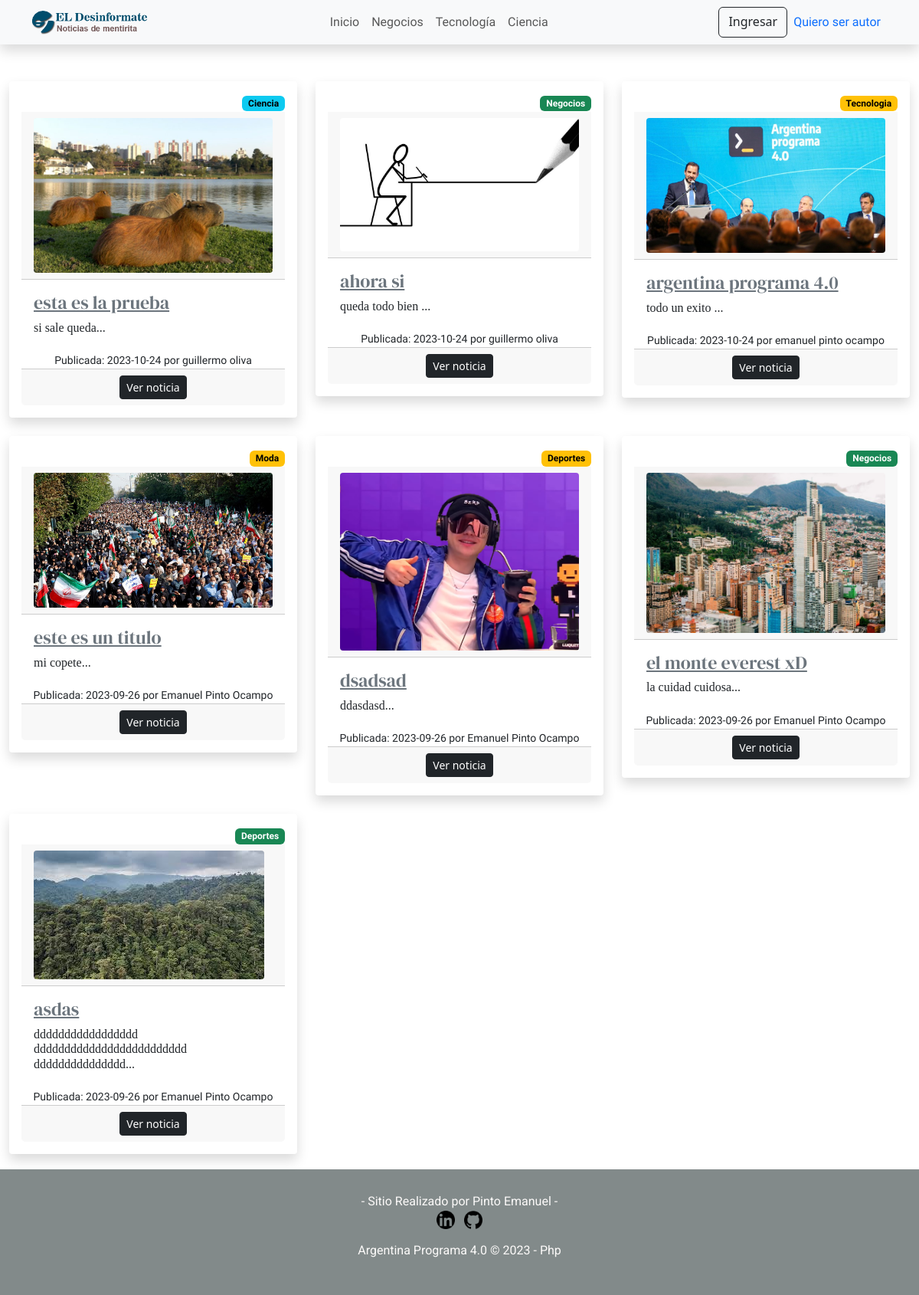
Screenshot of /noticias/ with the database file from the repository.
### tables this page shows
CREATE TABLE `news` (
  `id_noticia` int(11) NOT NULL,
  `id_usuario` int(11) NOT NULL,
  `titulo` text NOT NULL,
  `copete` text NOT NULL,
  `cuerpo` text NOT NULL,
  `imagen` varchar(255) NOT NULL,
  `fecha` date NOT NULL,
  `categoria` varchar(30) NOT NULL
);

### noticias/index.php (the view, shortened to what this page needs)
<?php
extract($_REQUEST);
require("../backend/conexion.php");
$categoria = isset($_GET['categoria']) ? $_GET['categoria'] : '';
if (!empty($categoria)) {
    $instruccion = "
    SELECT news.*, CONCAT(usuarios.nombre, ' ', usuarios.apellido) AS autor
    FROM news
    INNER JOIN usuarios ON news.id_usuario = usuarios.id_usuario
    WHERE news.categoria = '$categoria'
    ORDER BY fecha DESC
    ";
} else {
    $instruccion = "
    SELECT news.*, CONCAT(usuarios.nombre, ' ', usuarios.apellido) AS autor
    FROM news
    INNER JOIN usuarios ON news.id_usuario = usuarios.id_usuario
    ORDER BY fecha DESC
    LIMIT 10
    ";
}
$resultados = $conexion->query($instruccion);
$noticias = $resultados->fetchAll(PDO::FETCH_ASSOC);
?>
<!DOCTYPE html>
<html lang="es">
<head>
    <link rel="stylesheet" href="../estaticos/css/style.css">
    <link href="https://cdn.jsdelivr.net/npm/bootstrap@5.3.2/dist/css/bootstrap.min.css" rel="stylesheet"
>
</head>
<body>
    <div class="">
        <?php require("menu.php"); ?>
    </div>
    <div class="container-fluid">
        <div class="row row-cols-1 row-cols-md-3 g-4">
            <?php foreach ($noticias as $indice => $noticia): ?>
                <?php if ($indice >= 0): ?>
                    <?php
                    $categoria = strtolower($noticia['categoria']);
                    if ($categoria == 'ciencia') {
                        $bg_body = 'text-bg-info';
                    } elseif ($categoria == 'negocios') {
                        $bg_body = 'text-bg-success';
                    } elseif ($categoria == 'tecnologia') {
                        $bg_body = 'text-bg-warning';
                    }
                    ?>
                    <div class="col">
                        <div class="card p-3 shadow  border-0 rounded-1">
                            <a class=" text-end" href="index.php?categoria=<?= $noticia['categoria'] ?>">
                                <span class="badge <?= $bg_body ?>">
                                    <?= $noticia['categoria'] ?>
                                </span>
                            </a>
                            <div class="justify-content-center align-items-center card-header">
                                <img src="../imagenes/subidas/<?= $noticia['imagen']; ?>" class="img-fluid rounded-1"
                                    alt="Imagen de la tarjeta">
                            </div>
                            <div class="card-body">
                                <a href="../backend/ver_noticia.php?id=<?= $noticia['id_noticia']; ?>"
                                    class="card-title link-secondary mb-1">
                                    <h4>
                                        <?= $noticia['titulo']; ?>
                                    </h4>
                                </a>
                                <h6 class="card-text mb-1">
                                    <?= substr($noticia['copete'], 0, 100); ?>...
                                </h6>
                            </div>
                            <div class="text-center">
                                <small>
                                    Publicada:
                                    <?= $noticia['fecha']; ?>
                                </small>
                                <small>
                                    por
                                    <?= $noticia['autor'] ?>
                                </small>
                            </div>
                            <div class="card-footer text-left">
                                <div class="text-center">
                                    <a href="../backend/ver_noticia.php?id=<?= $noticia['id_noticia']; ?>"
                                        class="btn btn-sm btn-dark" role="button">Ver noticia</a>
                                </div>
                            </div>
                        </div>
                    </div>
                <?php endif ?>
            <?php endforeach; ?>
        </div>
    </div>
    <footer>
            <p> - Sitio Realizado por Pinto Emanuel - <br>
                <a href="https://www.linkedin.com/in/emanuel-pinto-54803a23b/"><img class="icon" src= "../imagenes/logos/linkedin.png" alt="icono de linkedin"></a>&nbsp;&nbsp;
                <a href="https://github.com/pintoema522"><img class="icon" src="../imagenes/logos/github.png" alt="icono de github"></a><br>
            <p>Argentina Programa 4.0 © 2023 - Php </p>
        </footer>
</body>
</html>

### estaticos/css/style.css (style rules this page uses)
:root { --font-dm: 'DM Serif Display', serif; --font-instrument: 'Instrument Serif', serif; --font-news: 'News Cycle', sans-serif; --font-roboto: 'Roboto', sans-serif; }
html { font-family: var(--font-roboto); }
h1, h2, h3, h4 { font-family: var(--font-dm); }
h5, h6 { font-family: var(--font-instrument); }
a, button, small { font-family: var(--font-news); }
p { font-family: var(--font-roboto); }
footer { background-color: rgb(130, 138, 138); color: #fcfaf9; padding: 30px 30px; margin-top: 20px; text-align: center; }
.icon { width: 24px; height: 24px; }

### rows the page displays
news: categoria "Ciencia", imagen (picture), titulo "esta es la prueba", copete "si sale queda", fecha "2023-10-24", autor "guillermo oliva"
news: categoria "Negocios", imagen (picture), titulo "ahora si", copete "queda todo bien", fecha "2023-10-24", autor "guillermo oliva"
news: categoria "Tecnologia", imagen (picture), titulo "argentina programa 4.0", copete "todo un exito", fecha "2023-10-24", autor "emanuel pinto ocampo"
news: categoria "Moda", imagen (picture), titulo "este es un titulo", copete "mi copete", fecha "2023-09-26", autor "Emanuel Pinto Ocampo"
news: categoria "Deportes", imagen (picture), titulo "dsadsad", copete "ddasdasd", fecha "2023-09-26", autor "Emanuel Pinto Ocampo"
news: categoria "Negocios", imagen (picture), titulo "el monte everest xD", copete "la cuidad cuidosa", fecha "2023-09-26", autor "Emanuel Pinto Ocampo"
news: categoria "Deportes", imagen (picture), titulo "asdas", copete "ddddddddddddddddd ddddddddddddddddddddddddd ddddddddddddddd", fecha "2023-09-26", autor "Emanuel Pinto Ocampo"
